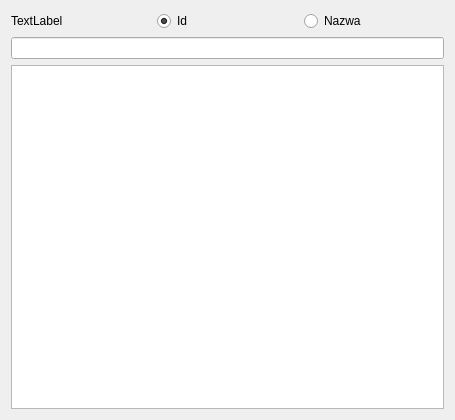
<?xml version="1.0" encoding="UTF-8"?>
<ui version="4.0">
 <class>SzukajTowaru</class>
 <widget class="QWidget" name="SzukajTowaru">
  <property name="geometry">
   <rect>
    <x>0</x>
    <y>0</y>
    <width>455</width>
    <height>420</height>
   </rect>
  </property>
  <property name="windowTitle">
   <string>Form</string>
  </property>
  <layout class="QVBoxLayout" name="verticalLayout">
   <item>
    <layout class="QHBoxLayout" name="horizontalLayout">
     <item>
      <widget class="QLabel" name="label">
       <property name="text">
        <string>TextLabel</string>
       </property>
      </widget>
     </item>
     <item>
      <widget class="QRadioButton" name="radioButton_id">
       <property name="text">
        <string>Id</string>
       </property>
       <property name="checked">
        <bool>true</bool>
       </property>
      </widget>
     </item>
     <item>
      <widget class="QRadioButton" name="radioButton_name">
       <property name="text">
        <string>Nazwa</string>
       </property>
      </widget>
     </item>
    </layout>
   </item>
   <item>
    <widget class="QLineEdit" name="lineEdit"/>
   </item>
   <item>
    <widget class="QTableView" name="tableView"/>
   </item>
  </layout>
 </widget>
 <resources/>
 <connections/>
</ui>
